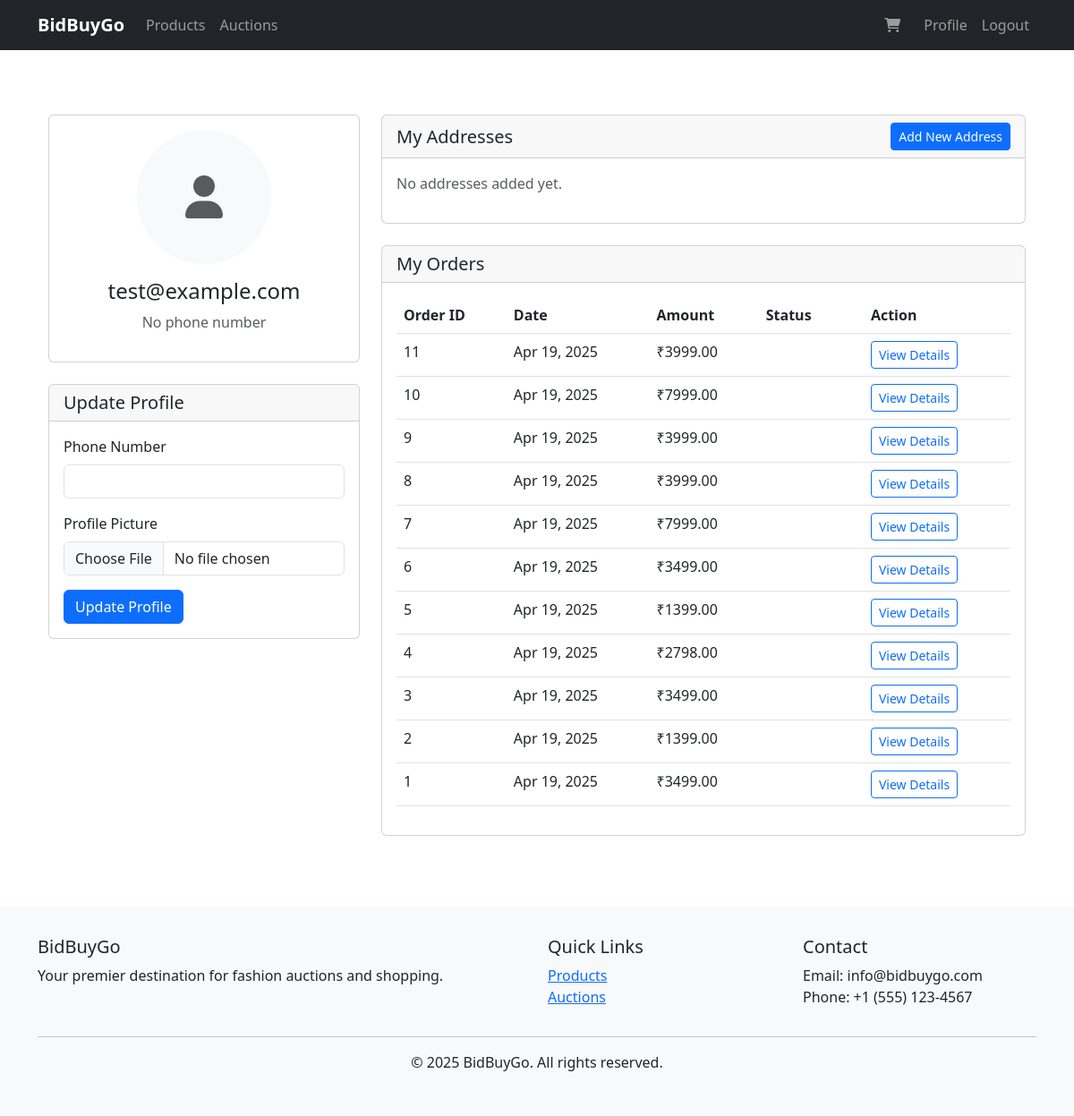
Before: /profile/ (signed in) with the older database file.
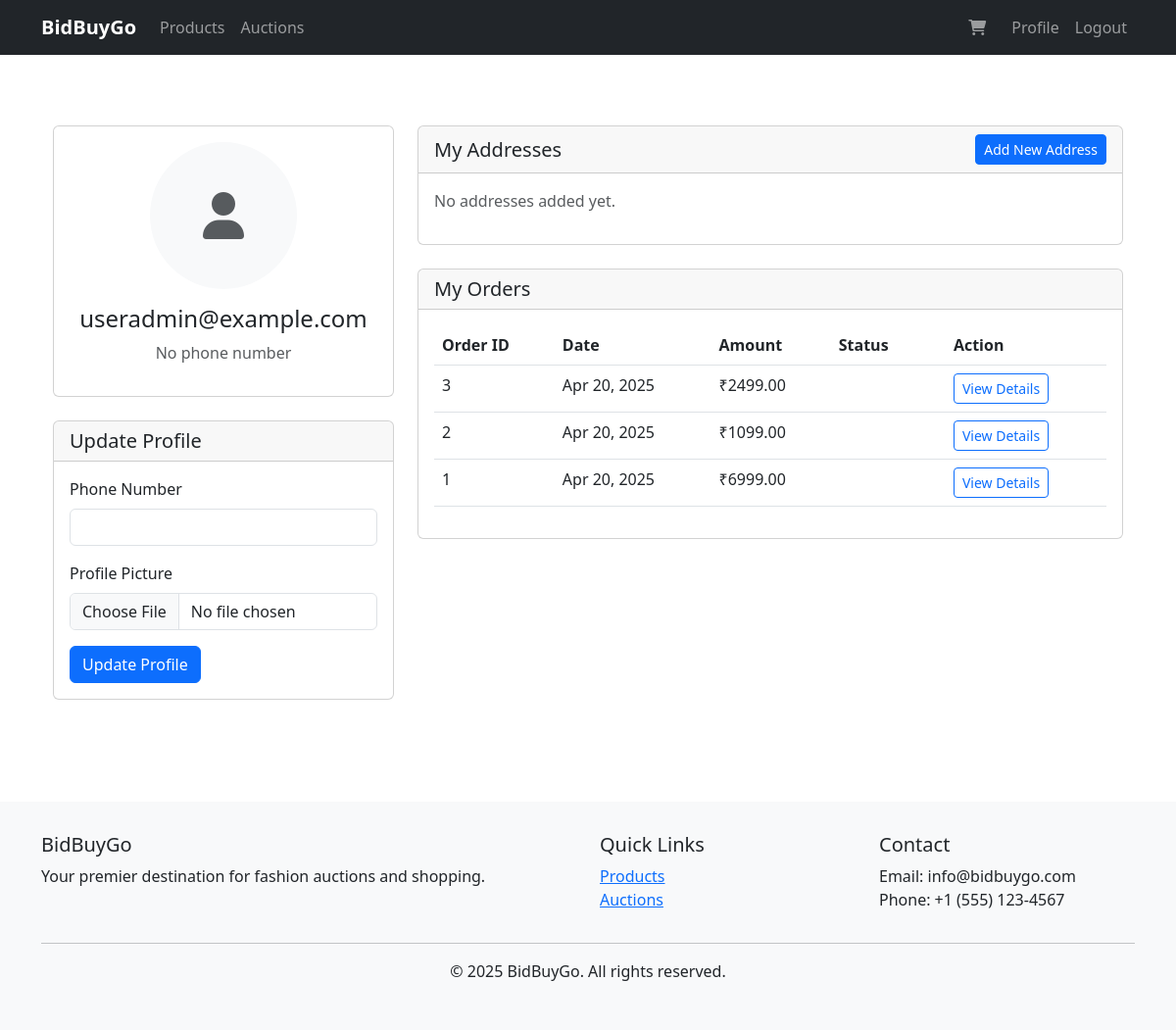
After: the same page with the newer database file.
### bidbuygo/models.py (models this page shows, shortened)
class User(AbstractBaseUser, PermissionsMixin):
    email = models.EmailField(unique=True)
    mobile_number = models.CharField(max_length=15, blank=True, null=True)
    address = models.TextField(blank=True, null=True)
    is_active = models.BooleanField(default=True)
    is_staff = models.BooleanField(default=False)
    date_joined = models.DateTimeField(default=timezone.now)
    last_login = models.DateTimeField(null=True, blank=True)
    objects = UserManager()
    USERNAME_FIELD = 'email'
    REQUIRED_FIELDS = []
    class Meta:
        verbose_name = "User"
        verbose_name_plural = "Users"
        db_table = 'USER'

class UserProfile(models.Model):
    user = models.OneToOneField(User, on_delete=models.CASCADE, related_name='profile')
    phone_number = models.CharField(max_length=15, blank=True, null=True)
    profile_picture = models.ImageField(upload_to='profile_pictures/', blank=True, null=True)
    created_at = models.DateTimeField(auto_now_add=True)
    updated_at = models.DateTimeField(auto_now=True)
    class Meta:
        verbose_name = "User Profile"
        verbose_name_plural = "User Profiles"
        db_table = 'USER_PROFILE'

class Order(models.Model):
    STATUS_CHOICES = [
        ('PENDING', 'Pending'),
        ('PAID', 'Paid'),
        ('SHIPPED', 'Shipped'),
        ('DELIVERED', 'Delivered'),
        ('CANCELLED', 'Cancelled'),
    ]
    order_id = models.CharField(max_length=50, unique=True, null=True, blank=True)
    user = models.ForeignKey(User, on_delete=models.CASCADE)
    amount = models.DecimalField(max_digits=10, decimal_places=2)
    status = models.CharField(max_length=20, choices=STATUS_CHOICES, default='PENDING')
    payment_method = models.CharField(max_length=20, default='COD')
    created_at = models.DateTimeField(auto_now_add=True)
    updated_at = models.DateTimeField(auto_now=True)
    full_name = models.CharField(max_length=100)
    phone_number = models.CharField(max_length=15)
    address_line1 = models.CharField(max_length=100)
    address_line2 = models.CharField(max_length=100, blank=True, null=True)
    city = models.CharField(max_length=50)
    state = models.CharField(max_length=50)
    postal_code = models.CharField(max_length=10)
    country = models.CharField(max_length=50, default='India')
    class Meta:
        ordering = ['-created_at']
        db_table = 'bidbuygo_order'

### bidbuygo/views.py (the view)
# urls.py: path('profile/', views.user_profile, name='user_profile'),
@login_required
def user_profile(request):
    try:
        profile, created = UserProfile.objects.get_or_create(user=request.user)
        addresses = Address.objects.filter(user=request.user)
        if request.method == 'POST' and 'profile_form' in request.POST:
            profile_form = UserProfileForm(request.POST, request.FILES, instance=profile)
            if profile_form.is_valid():
                profile_form.save()
                messages.success(request, 'Profile updated successfully!')
                return redirect('bidbuygo:user_profile')
        else:
            profile_form = UserProfileForm(instance=profile)
        if request.method == 'POST' and 'address_form' in request.POST:
            address_form = AddressForm(request.POST)
            if address_form.is_valid():
                address = address_form.save(commit=False)
                address.user = request.user
                address.save()
                messages.success(request, 'Address added successfully!')
                return redirect('bidbuygo:user_profile')
        else:
            address_form = AddressForm()
        orders = Order.objects.filter(user=request.user).order_by('-created_at')
        context = {
            'profile': profile,
            'profile_form': profile_form,
            'address_form': address_form,
            'addresses': addresses,
            'orders': orders,
        }
        return render(request, 'bidbuygo/profile.html', context)
    except Exception as e:
        messages.error(request, f'Error accessing profile: {str(e)}')
        return redirect('bidbuygo:home')

### bidbuygo/forms.py (shortened to what this page needs)
class UserProfileForm(forms.ModelForm):
    class Meta:
        model = UserProfile
        fields = ['phone_number', 'profile_picture']
        widgets = {
            'phone_number': forms.TextInput(attrs={'class': 'form-control'}),
            'profile_picture': CustomFileInput(attrs={'class': 'form-control'}),
        }

class AddressForm(forms.ModelForm):
    class Meta:
        model = Address
        fields = ['address_type', 'full_name', 'phone_number', 'address_line1',
                 'address_line2', 'city', 'state', 'postal_code', 'country', 'is_default']
        widgets = {
            'address_type': forms.Select(attrs={'class': 'form-control'}),
            'full_name': forms.TextInput(attrs={'class': 'form-control'}),
            'phone_number': forms.TextInput(attrs={'class': 'form-control'}),
            'address_line1': forms.TextInput(attrs={'class': 'form-control'}),
            'address_line2': forms.TextInput(attrs={'class': 'form-control'}),
            'city': forms.TextInput(attrs={'class': 'form-control'}),
            'state': forms.TextInput(attrs={'class': 'form-control'}),
            'postal_code': forms.TextInput(attrs={'class': 'form-control'}),
            'country': forms.TextInput(attrs={'class': 'form-control'}),
            'is_default': forms.CheckboxInput(attrs={'class': 'form-check-input'}),
        }

### bidbuygo/context_processors.py (called while the page is built)
def cart_count(request):
    if request.user.is_authenticated:
        try:
            cart = Cart.objects.get(user=request.user)
            cart_count = CartItem.objects.filter(cart=cart).count()
        except Cart.DoesNotExist:
            cart_count = 0
    else:
        cart_count = 0
    return {'cart_count': cart_count}

### bidbuygo/forms.py (called while the page is built)
    def get_context(self, name, value, attrs):
        context = super().get_context(name, value, attrs)
        context['widget']['attrs']['data-text'] = 'No file selected'
        return context

### bidbuygo/templates/bidbuygo/profile.html (shortened to what this page needs)
{% extends 'bidbuygo/base.html' %}
{% load static %}
{% block content %}
<div class="container py-5">
    <div class="row">
        <div class="col-md-4">
            <div class="card mb-4">
                <div class="card-body text-center">
                    {% if profile.profile_picture %}
                        <img src="{{ profile.profile_picture.url }}" alt="Profile Picture" class="rounded-circle mb-3" style="width: 150px; height: 150px; object-fit: cover;">
                    {% else %}
                        <div class="rounded-circle bg-light mb-3 mx-auto d-flex align-items-center justify-content-center" style="width: 150px; height: 150px;">
                            <i class="fas fa-user fa-3x text-muted"></i>
                        </div>
                    {% endif %}
                    <h4>{{ user.email }}</h4>
                    <p class="text-muted">{{ profile.phone_number|default:"No phone number" }}</p>
                </div>
            </div>
            <div class="card mb-4">
                <div class="card-header">
                    <h5 class="mb-0">Update Profile</h5>
                </div>
                <div class="card-body">
                    <form method="post" enctype="multipart/form-data">
                        <div class="mb-3">
                            <label for="id_phone_number" class="form-label">Phone Number</label>
                            {{ profile_form.phone_number }}
                        </div>
                        <div class="mb-3">
                            <label for="id_profile_picture" class="form-label">Profile Picture</label>
                            {{ profile_form.profile_picture }}
                        </div>
                        <button type="submit" class="btn btn-primary">Update Profile</button>
                    </form>
                </div>
            </div>
        </div>
        <div class="col-md-8">
            <div class="card mb-4">
                <div class="card-header d-flex justify-content-between align-items-center">
                    <h5 class="mb-0">My Addresses</h5>
                    <button type="button" class="btn btn-primary btn-sm" data-bs-toggle="modal" data-bs-target="#addAddressModal">
                        Add New Address
                    </button>
                </div>
                <div class="card-body">
                    {% if addresses %}
                        <div class="row">
                            {% for address in addresses %}
                            <div class="col-md-6 mb-3">
                                <div class="card h-100">
                                    <div class="card-body">
                                        <h6 class="card-title">{{ address.get_address_type_display }}</h6>
                                        <p class="card-text">
                                            {{ address.full_name }}<br>
                                            {{ address.address_line1 }}<br>
                                            {% if address.address_line2 %}
                                                {{ address.address_line2 }}<br>
                                            {% endif %}
                                            {{ address.city }}, {{ address.state }} {{ address.postal_code }}<br>
                                            {{ address.country }}<br>
                                            Phone: {{ address.phone_number }}
                                        </p>
                                        {% if address.is_default %}
                                            <span class="badge bg-success">Default</span>
                                        {% endif %}
                                    </div>
                                    <div class="card-footer bg-transparent">
                                        <a href="{% url 'bidbuygo:edit_address' address.id %}" class="btn btn-sm btn-outline-primary">Edit</a>
                                        <a href="{% url 'bidbuygo:delete_address' address.id %}" class="btn btn-sm btn-outline-danger" onclick="return confirm('Are you sure you want to delete this address?')">Delete</a>
                                    </div>
                                </div>
                            </div>
                            {% endfor %}
                        </div>
                    {% else %}
                        <p class="text-muted">No addresses added yet.</p>
                    {% endif %}
                </div>
            </div>
            <div class="card">
                <div class="card-header">
                    <h5 class="mb-0">My Orders</h5>
                </div>
                <div class="card-body">
                    {% if orders %}
                        <div class="table-responsive">
                            <table class="table">
                                <thead>
                                    <tr>
                                        <th>Order ID</th>
                                        <th>Date</th>
                                        <th>Amount</th>
                                        <th>Status</th>
                                        <th>Action</th>
                                    </tr>
                                </thead>
                                <tbody>
                                    {% for order in orders %}
                                    <tr>
                                        <td>{{ order.id }}</td>
                                        <td>{{ order.created_at|date:"M d, Y" }}</td>
                                        <td>₹{{ order.amount }}</td>
                                        <td>
                                            <span class="badge bg-{{ order.status|lower }}">
                                            </span>
                                        </td>
                                        <td>
                                            <a href="{% url 'bidbuygo:order_detail' order.id %}" class="btn btn-sm btn-outline-primary">View Details</a>
                                        </td>
                                    </tr>
                                    {% endfor %}
                                </tbody>
                            </table>
                        </div>
                    {% else %}
                        <p class="text-muted">No orders yet.</p>
                    {% endif %}
                </div>
            </div>
        </div>
    </div>
</div>
{% endblock %}

### bidbuygo/templates/bidbuygo/base.html (shortened to what this page needs)
<!DOCTYPE html>
<html lang="en">
<head>
    <link href="https://cdn.jsdelivr.net/npm/bootstrap@5.3.0/dist/css/bootstrap.min.css" rel="stylesheet">
    <link href="https://cdnjs.cloudflare.com/ajax/libs/font-awesome/6.0.0/css/all.min.css" rel="stylesheet">
</head>
<body>
    <nav class="navbar navbar-expand-lg navbar-dark bg-dark fixed-top">
        <div class="container">
            <a class="navbar-brand" href="{% url 'bidbuygo:home' %}">BidBuyGo</a>
            <div class="collapse navbar-collapse" id="navbarNav">
                <ul class="navbar-nav me-auto">
                    <li class="nav-item">
                        <a class="nav-link" href="{% url 'bidbuygo:products' %}">Products</a>
                    </li>
                    <li class="nav-item">
                        <a class="nav-link" href="{% url 'bidbuygo:auctions' %}">Auctions</a>
                    </li>
                </ul>
                <ul class="navbar-nav">
                    {% if user.is_authenticated %}
                        <li class="nav-item">
                            <a class="nav-link cart-icon" href="{% url 'bidbuygo:cart' %}">
                                <i class="fas fa-shopping-cart"></i>
                            </a>
                        </li>
                        <li class="nav-item">
                            <a class="nav-link" href="{% url 'bidbuygo:user_profile' %}">Profile</a>
                        </li>
                        <li class="nav-item">
                            <a class="nav-link" href="{% url 'bidbuygo:user_logout' %}">Logout</a>
                        </li>
                    {% endif %}
                </ul>
            </div>
        </div>
    </nav>
    <main class="container mt-4">
        {% block content %}
        {% endblock %}
    </main>
    <footer class="footer">
        <div class="container">
            <div class="row">
                <div class="col-md-6">
                    <h5>BidBuyGo</h5>
                    <p>Your premier destination for fashion auctions and shopping.</p>
                </div>
                <div class="col-md-3">
                    <h5>Quick Links</h5>
                    <ul class="list-unstyled">
                        <li><a href="{% url 'bidbuygo:products' %}">Products</a></li>
                        <li><a href="{% url 'bidbuygo:auctions' %}">Auctions</a></li>
                    </ul>
                </div>
                <div class="col-md-3">
                    <h5>Contact</h5>
                    <ul class="list-unstyled">
                        <li>Email: info@bidbuygo.com</li>
                        <li>Phone: +1 (555) 123-4567</li>
                    </ul>
                </div>
            </div>
            <hr>
            <div class="text-center">
                <p>&copy; 2025 BidBuyGo. All rights reserved.</p>
            </div>
        </div>
    </footer>
</body>
</html>

### bidbuygo/templates/bidbuygo/base.html (style rules this page uses)
body { padding-top: 56px; }
.navbar-brand { font-weight: bold; }
.card { transition: transform 0.2s; }
.footer { background-color: #f8f9fa; padding: 2rem 0; margin-top: 2rem; }
.cart-icon { position: relative; margin-right: 10px; }

Changed rows visible on the page:
removed Order: id "11", created_at "Apr 19, 2025", amount "3999.00"
removed Order: id "10", created_at "Apr 19, 2025", amount "7999.00"
removed Order: id "9", created_at "Apr 19, 2025", amount "3999.00"
removed Order: id "8", created_at "Apr 19, 2025", amount "3999.00"
removed Order: id "7", created_at "Apr 19, 2025", amount "7999.00"
removed Order: id "6", created_at "Apr 19, 2025", amount "3499.00"
removed Order: id "5", created_at "Apr 19, 2025", amount "1399.00"
removed Order: id "4", created_at "Apr 19, 2025", amount "2798.00"
changed User: email "test@example.com" → "useradmin@example.com"
changed Order id 3: created_at "Apr 19, 2025" → "Apr 20, 2025"; amount "3499.00" → "2499.00"
changed Order id 2: created_at "Apr 19, 2025" → "Apr 20, 2025"; amount "1399.00" → "1099.00"
changed Order id 1: created_at "Apr 19, 2025" → "Apr 20, 2025"; amount "3499.00" → "6999.00"
